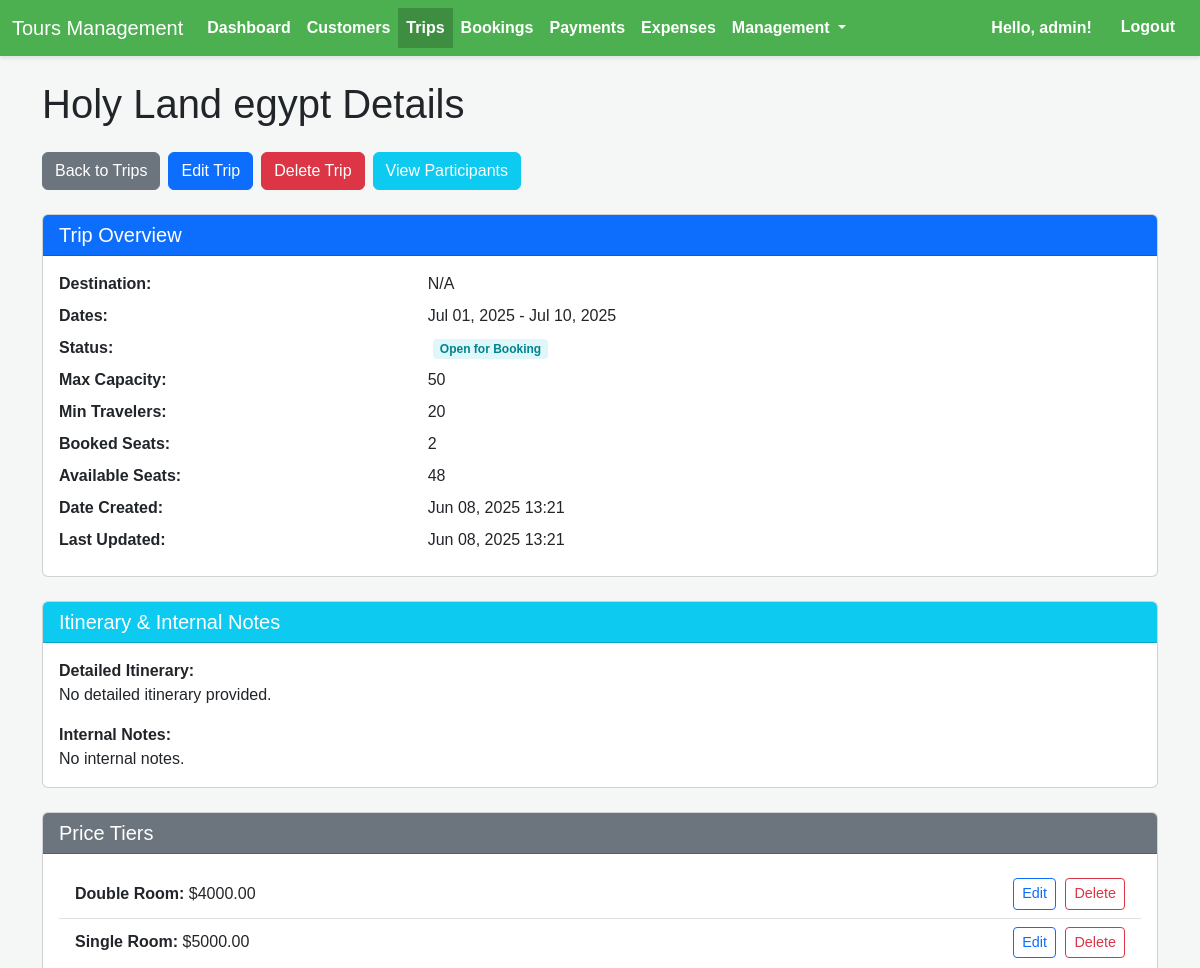
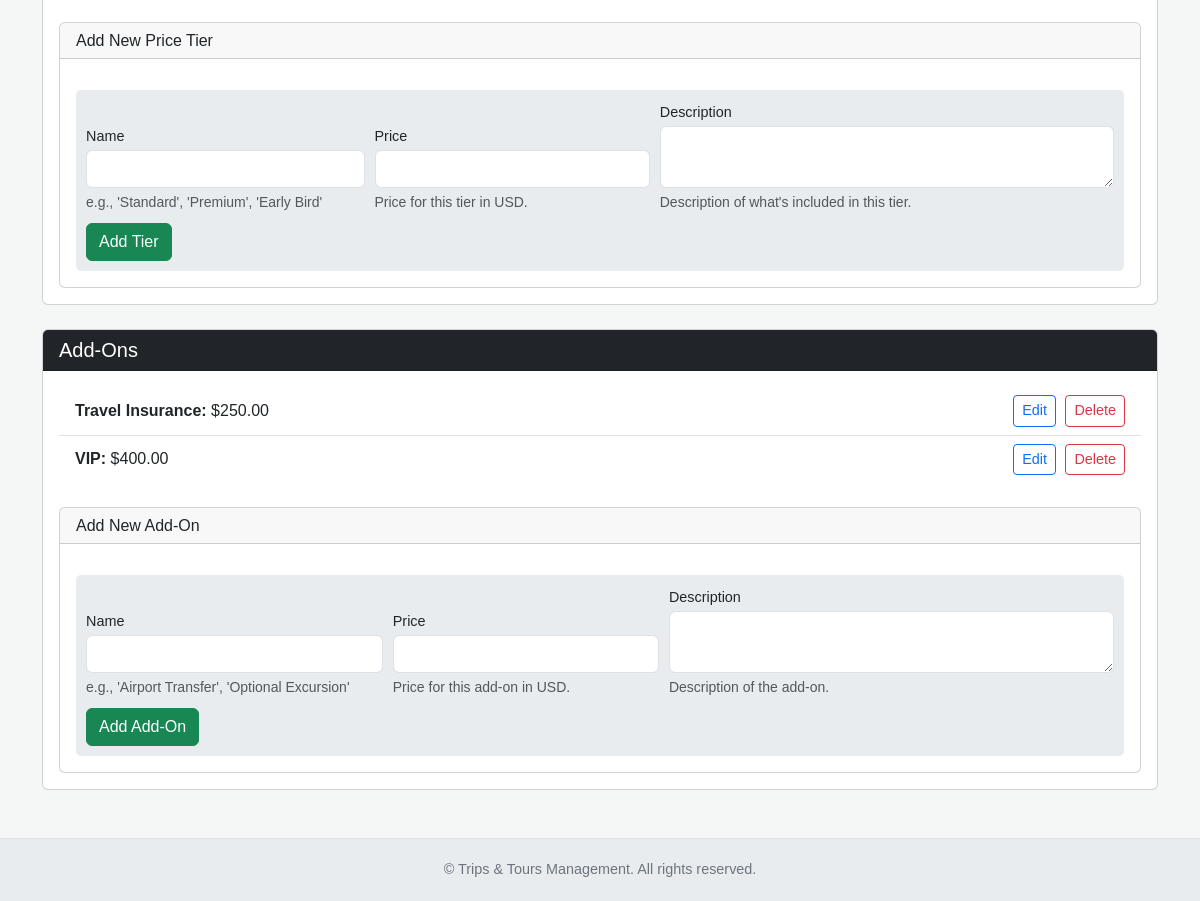
The app's page /trips/5/ (signed in) with its own data (2 pictures, top to bottom).
### trips/models.py (models this page shows, shortened)
class Trip(models.Model):
    TRIP_STATUS_CHOICES = [
        ('open', 'Open for Booking'),
        ('confirmed', 'Confirmed'),
        ('full', 'Full'),
        ('cancelled', 'Cancelled'),
        ('completed', 'Completed'),
    ]
    name = models.CharField(max_length=200, unique=True, help_text="Unique name for the trip package.")
    destination = models.CharField(max_length=255, blank=True, help_text="Primary destination or region of the trip.")
    start_date = models.DateField()
    end_date = models.DateField()
    internal_notes = models.TextField(blank=True, help_text="Notes for internal staff only, not for customers.")
    detailed_itinerary = models.TextField(blank=True, help_text="A comprehensive description of the trip itinerary.")
    max_capacity = models.PositiveIntegerField(blank=True, null=True, help_text="Maximum number of travelers this trip can accommodate.")
    min_travelers = models.PositiveIntegerField(blank=True, null=True, help_text="Minimum number of travelers required for the trip to proceed.")
    status = models.CharField(
        max_length=20,
        choices=TRIP_STATUS_CHOICES,
        default='open',
        help_text="Current status of the trip (e.g., Open, Confirmed, Cancelled)."
    )
    date_created = models.DateTimeField(auto_now_add=True)
    last_updated = models.DateTimeField(auto_now=True)
    class Meta:
        ordering = ['start_date', 'name']
        verbose_name = "Trip"
        verbose_name_plural = "Trips"
        unique_together = ['name', 'start_date']
    def get_booked_seats(self):
        from bookings.models import Booking # Local import
        return self.bookings.filter(booking_status__in=['pending', 'confirmed']).count()
    def get_available_seats(self):
        if self.max_capacity is None:
            return None
        booked_seats = self.get_booked_seats()
        return max(0, self.max_capacity - booked_seats)

class TripPriceTier(models.Model):
    trip = models.ForeignKey(Trip, on_delete=models.CASCADE, related_name='price_tiers')
    name = models.CharField(max_length=100, help_text="e.g., 'Standard', 'Premium', 'Early Bird'")
    price = models.DecimalField(max_digits=10, decimal_places=2, help_text="Price for this tier in USD.")
    description = models.TextField(blank=True, help_text="Description of what's included in this tier.")
    class Meta:
        ordering = ['price']
        verbose_name = "Trip Price Tier"
        verbose_name_plural = "Trip Price Tiers"
        unique_together = ['trip', 'name']

class TripAddOn(models.Model):
    trip = models.ForeignKey(Trip, on_delete=models.CASCADE, related_name='add_ons')
    name = models.CharField(max_length=100, help_text="e.g., 'Airport Transfer', 'Optional Excursion'")
    price = models.DecimalField(max_digits=10, decimal_places=2, help_text="Price for this add-on in USD.")
    description = models.TextField(blank=True, help_text="Description of the add-on.")
    class Meta:
        ordering = ['price']
        verbose_name = "Trip Add-On"
        verbose_name_plural = "Trip Add-Ons"
        unique_together = ['trip', 'name']

### trips/views.py (the view)
# urls.py: path('<int:pk>/', views.trip_detail, name='trip_detail'),
@login_required
def trip_detail(request, pk):
    trip = get_object_or_404(Trip, pk=pk)
    price_tiers = trip.price_tiers.all()
    add_ons = trip.add_ons.all()
    tier_form = TripPriceTierForm()
    add_on_form = TripAddOnForm()
    context = {
        'trip': trip,
        'price_tiers': price_tiers,
        'add_ons': add_ons,
        'tier_form': tier_form,
        'add_on_form': add_on_form,
    }
    return render(request, 'trips/trip_detail.html', context)

### trips/templates/trips/trip_detail.html (shortened to what this page needs)
{% extends "base.html" %}
{% load app_filters %}
{% block content %}
    <h1 class="mb-4">{{ trip.name }} Details</h1>
    <div class="mb-4 d-flex flex-wrap gap-2">
        <a href="{% url 'trip_list' %}" class="btn btn-secondary">Back to Trips</a>
        <a href="{% url 'trip_update' trip.pk %}" class="btn btn-primary">Edit Trip</a>
        <a href="{% url 'trip_delete' trip.pk %}" class="btn btn-danger">Delete Trip</a>
        <a href="{% url 'trip_participants' trip.pk %}" class="btn btn-info text-white">View Participants</a>
    </div>
    <div class="card mb-4">
        <div class="card-header bg-primary text-white">
            <h2 class="h5 mb-0">Trip Overview</h2>
        </div>
        <div class="card-body">
            <div class="row mb-2">
                <div class="col-md-4"><strong>Destination:</strong></div>
                <div class="col-md-8">{{ trip.destination|default:"N/A" }}</div>
            </div>
            <div class="row mb-2">
                <div class="col-md-4"><strong>Dates:</strong></div>
                <div class="col-md-8">{{ trip.start_date|date:"M d, Y" }} - {{ trip.end_date|date:"M d, Y" }}</div>
            </div>
            <div class="row mb-2">
                <div class="col-md-4"><strong>Status:</strong></div>
                <div class="col-md-8"><span class="status-badge status-{{ trip.status }}">{{ trip.get_status_display }}</span></div>
            </div>
            <div class="row mb-2">
                <div class="col-md-4"><strong>Max Capacity:</strong></div>
                <div class="col-md-8">{{ trip.max_capacity|default:"Unlimited" }}</div>
            </div>
            <div class="row mb-2">
                <div class="col-md-4"><strong>Min Travelers:</strong></div>
                <div class="col-md-8">{{ trip.min_travelers|default:"N/A" }}</div>
            </div>
            <div class="row mb-2">
                <div class="col-md-4"><strong>Booked Seats:</strong></div>
                <div class="col-md-8">{{ trip.get_booked_seats }}</div>
            </div>
            <div class="row mb-2">
                <div class="col-md-4"><strong>Available Seats:</strong></div>
                <div class="col-md-8">{{ trip.get_available_seats|default:"Unlimited" }}</div>
            </div>
            <div class="row mb-2">
                <div class="col-md-4"><strong>Date Created:</strong></div>
                <div class="col-md-8">{{ trip.date_created|date:"M d, Y H:i" }}</div>
            </div>
            <div class="row mb-2">
                <div class="col-md-4"><strong>Last Updated:</strong></div>
                <div class="col-md-8">{{ trip.last_updated|date:"M d, Y H:i" }}</div>
            </div>
        </div>
    </div>
    <div class="card mb-4">
        <div class="card-header bg-info text-white">
            <h2 class="h5 mb-0">Itinerary & Internal Notes</h2>
        </div>
        <div class="card-body">
            <div class="mb-3">
                <strong>Detailed Itinerary:</strong>
                <p class="mb-0">{{ trip.detailed_itinerary|default:"No detailed itinerary provided."|linebreaksbr }}</p>
            </div>
            <div>
                <strong>Internal Notes:</strong>
                <p class="mb-0">{{ trip.internal_notes|default:"No internal notes."|linebreaksbr }}</p>
            </div>
        </div>
    </div>
    <div class="card mb-4">
        <div class="card-header bg-secondary text-white">
            <h2 class="h5 mb-0">Price Tiers</h2>
        </div>
        <div class="card-body">
            {% if price_tiers %}
                <ul class="list-group list-group-flush mb-3">
                    {% for tier in price_tiers %}
                        <li class="list-group-item d-flex justify-content-between align-items-center">
                            <div>
                                <strong>{{ tier.name }}:</strong> ${{ tier.price|floatformat:2 }}
                            </div>
                            <div class="tier-addon-actions flex-shrink-0">
                                <a href="{% url 'trip_price_tier_update' tier.pk %}" class="btn btn-sm btn-outline-primary">Edit</a>
                                <a href="{% url 'trip_price_tier_delete' tier.pk %}" class="btn btn-sm btn-outline-danger">Delete</a>
                            </div>
                        </li>
                    {% endfor %}
                </ul>
            {% else %}
                <p class="alert alert-info">No price tiers defined for this trip yet.</p>
            {% endif %}
            <div class="card mt-4">
                <div class="card-header">
                    <h3 class="h6 mb-0">Add New Price Tier</h3>
                </div>
                <div class="card-body">
                    <form method="post" action="{% url 'trip_price_tier_create' trip.pk %}" class="inline-form">
                        {% for field in tier_form %}
                            {% if field.name != 'trip' %}
                                <div class="form-group">
                                    <label for="{{ field.id_for_label }}" class="form-label">{{ field.label }}</label>
                                    {{ field|add_class:"form-control" }}
                                    {% if field.help_text %}<div class="form-text">{{ field.help_text }}</div>{% endif %}
                                </div>
                            {% endif %}
                        {% endfor %}
                        <div class="form-group d-flex align-items-end">
                            <button type="submit" class="btn btn-success">Add Tier</button>
                        </div>
                    </form>
                </div>
            </div>
        </div>
    </div>
    <div class="card mb-4">
        <div class="card-header bg-dark text-white">
            <h2 class="h5 mb-0">Add-Ons</h2>
        </div>
        <div class="card-body">
            {% if add_ons %}
                <ul class="list-group list-group-flush mb-3">
                    {% for add_on in add_ons %}
                        <li class="list-group-item d-flex justify-content-between align-items-center">
                            <div>
                                <strong>{{ add_on.name }}:</strong> ${{ add_on.price|floatformat:2 }}
                            </div>
                            <div class="tier-addon-actions flex-shrink-0">
                                <a href="{% url 'trip_add_on_update' add_on.pk %}" class="btn btn-sm btn-outline-primary">Edit</a>
                                <a href="{% url 'trip_add_on_delete' add_on.pk %}" class="btn btn-sm btn-outline-danger">Delete</a>
                            </div>
                        </li>
                    {% endfor %}
                </ul>
            {% else %}
                <p class="alert alert-info">No add-ons defined for this trip yet.</p>
            {% endif %}
            <div class="card mt-4">
                <div class="card-header">
                    <h3 class="h6 mb-0">Add New Add-On</h3>
                </div>
                <div class="card-body">
                    <form method="post" action="{% url 'trip_add_on_create' trip.pk %}" class="inline-form">
                        {% for field in add_on_form %}
                            {% if field.name != 'trip' %}
                                <div class="form-group">
                                    <label for="{{ field.id_for_label }}" class="form-label">{{ field.label }}</label>
                                    {{ field|add_class:"form-control" }}
                                    {% if field.help_text %}<div class="form-text">{{ field.help_text }}</div>{% endif %}
                                </div>
                            {% endif %}
                        {% endfor %}
                        <div class="form-group d-flex align-items-end">
                            <button type="submit" class="btn btn-success">Add Add-On</button>
                        </div>
                    </form>
                </div>
            </div>
        </div>
    </div>
{% endblock content %}

### templates/base.html (shortened to what this page needs)
{% load static %}
<!DOCTYPE html>
<html lang="en">
<head>
    <link href="https://cdn.jsdelivr.net/npm/bootstrap@5.3.3/dist/css/bootstrap.min.css" rel="stylesheet">
</head>
<body>
    <nav class="navbar navbar-expand-lg">
        <div class="container-fluid">
            <a class="navbar-brand text-white" href="{% url 'dashboard' %}">Tours Management</a>
            <div class="collapse navbar-collapse" id="navbarNav">
                <ul class="navbar-nav me-auto mb-2 mb-lg-0">
                    <li class="nav-item">
                        <a class="nav-link {% if request.resolver_match.url_name == 'dashboard' %}active{% endif %}" href="{% url 'dashboard' %}">Dashboard</a>
                    </li>
                    <li class="nav-item">
                        <a class="nav-link {% if 'customer' in request.path %}active{% endif %}" href="{% url 'customer_list' %}">Customers</a>
                    </li>
                    <li class="nav-item">
                        <a class="nav-link {% if 'trip' in request.path and not 'booking' in request.path %}active{% endif %}" href="{% url 'trip_list' %}">Trips</a>
                    </li>
                    <li class="nav-item">
                        <a class="nav-link {% if 'booking' in request.path %}active{% endif %}" href="{% url 'booking_list' %}">Bookings</a>
                    </li>
                    <li class="nav-item">
                        <a class="nav-link {% if 'payment' in request.path %}active{% endif %}" href="{% url 'payment_list' %}">Payments</a>
                    </li>
                    <li class="nav-item">
                        <a class="nav-link {% if 'expense' in request.path and 'types' not in request.path %}active{% endif %}" href="{% url 'expense_list' %}">Expenses</a>
                    </li>
                    <li class="nav-item dropdown">
                        <a class="nav-link dropdown-toggle {% if 'types' in request.path %}active{% endif %}" href="#" id="navbarDropdownManagement" role="button" data-bs-toggle="dropdown" aria-expanded="false">
                            Management
                        </a>
                    </li>
                </ul>
                <div class="d-flex">
                    {% if user.is_authenticated %}
                        <span class="navbar-text me-3">Hello, {{ user.username }}!</span>
                        <form action="{% url 'logout' %}" method="post" class="d-inline">
                            <button type="submit" class="btn btn-link text-white">Logout</button>
                        </form>
                    {% else %}
                        <a class="nav-link text-white" href="{% url 'login' %}">Login</a>
                    {% endif %}
                </div>
            </div>
        </div>
    </nav>
    <div class="container flex-grow-1 my-4">
        {% block content %}{% endblock content %}
    </div>
    <footer>
        © {{ "now"|date:"Y" }} Trips & Tours Management. All rights reserved.
    </footer>
</body>
</html>

### records on screen
Trip: name "Holy Land egypt", destination "N/A", start_date "Jul 01, 2025", end_date "Jul 10, 2025", status "Open for Booking", max_capacity "50", min_travelers "20", get_booked_seats "2", get_available_seats "48", date_created "Jun 08, 2025 13:21", last_updated "Jun 08, 2025 13:21", detailed_itinerary "No detailed itinerary provided.", internal_notes "No internal notes."
TripPriceTier: name "Double Room", price "4000.00"
TripPriceTier: name "Single Room", price "5000.00"
TripAddOn: name "Travel Insurance", price "250.00"
TripAddOn: name "VIP", price "400.00"

### other values on screen
{{ user.username }} "admin"
{{ field.label }} "Name" "Price" "Description"
{{ field.help_text }} "e.g., 'Standard', 'Premium', 'Early Bird'" "Price for this tier in USD." "Description of what's included in this tier."
{{ field.help_text }} "e.g., 'Airport Transfer', 'Optional Excursion'" "Price for this add-on in USD." "Description of the add-on."
